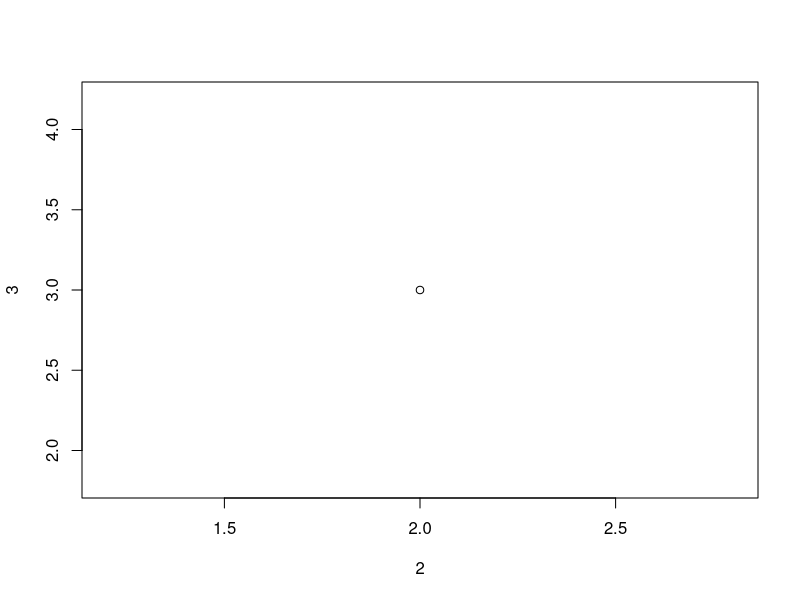

Recreate this plot in R. (Note: this script raises an error after producing the figure.)
### sometimes emacs is stupid
plot(2,3)
dev.off()

options(install.packages.compile.from.source = "never")

mypacks <- c("animation",
             "arules",
             "arulesViz",
             "beanplot",
             "beeswarm",
             "caret",
             "clValid",
             "DT",
             "Hmisc",
             "pROC",
             "prodlim",
             "ROCR",
             "rpart.plot",
             "venn",
             "VennDiagram",
             "xlsx",
             "ztable"
             )

for (p in mypacks) {
  if (!require(p, character.only = TRUE, quietly = TRUE)) {
    install.packages(p)
    library(p, character.only=TRUE)
  }
}
